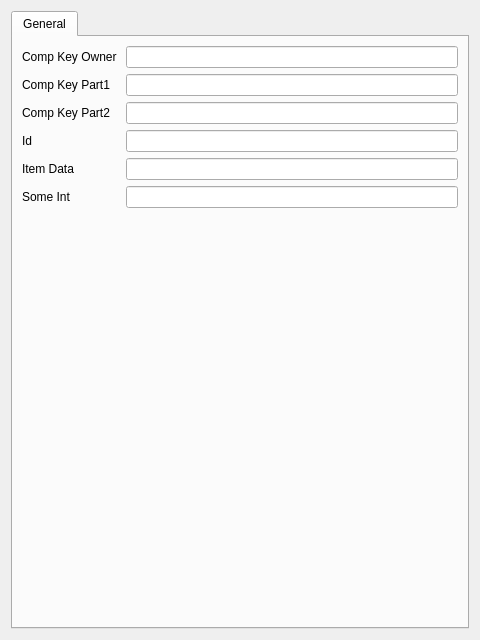
<?xml version="1.0" encoding="UTF-8"?>
<ui version="4.0">
 <class>QtRelatedItemEditor</class>
 <widget class="QWidget" name="QtRelatedItemEditor">
  <property name="geometry">
   <rect>
    <x>0</x>
    <y>0</y>
    <width>480</width>
    <height>640</height>
   </rect>
  </property>
  <property name="windowTitle">
   <string>Related item Editor</string>
  </property>
  <layout class="QVBoxLayout" name="verticalLayout">
   <item>
    <widget class="QTabWidget" name="main_tab">
     <property name="currentIndex">
      <number>0</number>
     </property>
     
     <widget class="QWidget" name="tab_general">
      <attribute name="title">
       <string>General</string>
      </attribute>
      <layout class="QFormLayout" name="formLayout">
     
       <item row="0" column="0">
        <widget class="QLabel" name="lbl_comp_key_owner">
         <property name="text">
          <string>Comp Key Owner </string>
         </property>
        </widget>
       </item>
       <item row="0" column="1">
        <widget class="QtCompositeKeyModelSiSe" name="c_comp_key_owner"/>
       </item>
     
       <item row="1" column="0">
        <widget class="QLabel" name="lbl_comp_key_part1">
         <property name="text">
          <string>Comp Key Part1 </string>
         </property>
        </widget>
       </item>
       <item row="1" column="1">
        <widget class="DrfLineEditor" name="c_comp_key_part1"/>
       </item>
     
       <item row="2" column="0">
        <widget class="QLabel" name="lbl_comp_key_part2">
         <property name="text">
          <string>Comp Key Part2 </string>
         </property>
        </widget>
       </item>
       <item row="2" column="1">
        <widget class="DrfIntEditor" name="c_comp_key_part2"/>
       </item>
     
       <item row="3" column="0">
        <widget class="QLabel" name="lbl_id">
         <property name="text">
          <string>Id </string>
         </property>
        </widget>
       </item>
       <item row="3" column="1">
        <widget class="DrfIntEditor" name="c_id"/>
       </item>
     
       <item row="4" column="0">
        <widget class="QLabel" name="lbl_item_data">
         <property name="text">
          <string>Item Data </string>
         </property>
        </widget>
       </item>
       <item row="4" column="1">
        <widget class="DrfLineEditor" name="c_item_data"/>
       </item>
     
       <item row="5" column="0">
        <widget class="QLabel" name="lbl_some_int">
         <property name="text">
          <string>Some Int </string>
         </property>
        </widget>
       </item>
       <item row="5" column="1">
        <widget class="DrfIntEditor" name="c_some_int"/>
       </item>
     
      </layout>
     </widget>
     
    </widget>
   </item>
  </layout>
 </widget>
 <customwidgets>
  <customwidget>
    <class>QtCompositeKeyModelSiSe</class>
    <extends>QLineEdit</extends>
    <header>exdrf_qt.field_ed.api</header>
  </customwidget>
  <customwidget>
    <class>DrfLineEditor</class>
    <extends>QLineEdit</extends>
    <header>exdrf_qt.field_ed.api</header>
  </customwidget>
  <customwidget>
    <class>DrfIntEditor</class>
    <extends>QLineEdit</extends>
    <header>exdrf_qt.field_ed.api</header>
  </customwidget>
 </customwidgets>
 <resources/>
 <connections/>
</ui>
